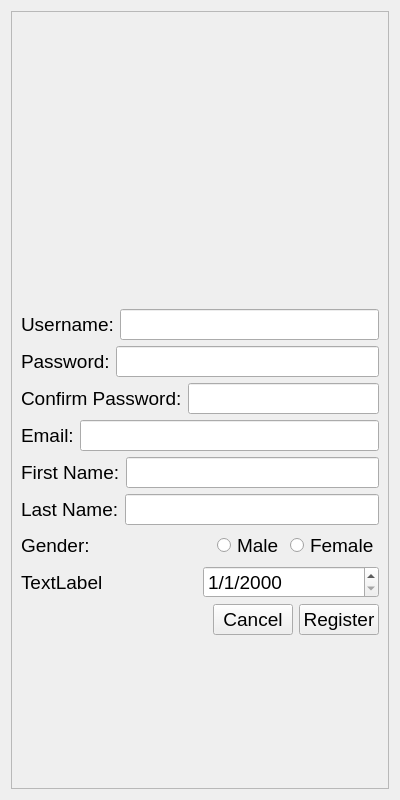
<?xml version="1.0" encoding="UTF-8"?>
<ui version="4.0">
 <class>RegisterPage</class>
 <widget class="QWidget" name="RegisterPage">
  <property name="geometry">
   <rect>
    <x>0</x>
    <y>0</y>
    <width>400</width>
    <height>800</height>
   </rect>
  </property>
  <property name="windowTitle">
   <string>Form</string>
  </property>
  <layout class="QVBoxLayout" name="verticalLayout">
   <property name="sizeConstraint">
    <enum>QLayout::SetMinimumSize</enum>
   </property>
   <item>
    <widget class="QScrollArea" name="scrollArea">
     <property name="sizePolicy">
      <sizepolicy hsizetype="MinimumExpanding" vsizetype="Expanding">
       <horstretch>0</horstretch>
       <verstretch>0</verstretch>
      </sizepolicy>
     </property>
     <property name="minimumSize">
      <size>
       <width>300</width>
       <height>0</height>
      </size>
     </property>
     <property name="horizontalScrollBarPolicy">
      <enum>Qt::ScrollBarAlwaysOff</enum>
     </property>
     <property name="widgetResizable">
      <bool>true</bool>
     </property>
     <widget class="QWidget" name="scrollAreaWidgetContents">
      <property name="geometry">
       <rect>
        <x>0</x>
        <y>0</y>
        <width>380</width>
        <height>780</height>
       </rect>
      </property>
      <property name="sizePolicy">
       <sizepolicy hsizetype="Expanding" vsizetype="Preferred">
        <horstretch>0</horstretch>
        <verstretch>0</verstretch>
       </sizepolicy>
      </property>
      <layout class="QVBoxLayout" name="verticalLayout_2">
       <property name="sizeConstraint">
        <enum>QLayout::SetMinimumSize</enum>
       </property>
       <item>
        <spacer name="verticalSpacer_2">
         <property name="orientation">
          <enum>Qt::Vertical</enum>
         </property>
         <property name="sizeHint" stdset="0">
          <size>
           <width>20</width>
           <height>40</height>
          </size>
         </property>
        </spacer>
       </item>
       <item>
        <spacer name="verticalSpacer_3">
         <property name="orientation">
          <enum>Qt::Vertical</enum>
         </property>
         <property name="sizeHint" stdset="0">
          <size>
           <width>20</width>
           <height>40</height>
          </size>
         </property>
        </spacer>
       </item>
       <item>
        <layout class="QHBoxLayout" name="usernameLayout">
         <property name="sizeConstraint">
          <enum>QLayout::SetMinimumSize</enum>
         </property>
         <item>
          <widget class="QLabel" name="usernameLabel">
           <property name="minimumSize">
            <size>
             <width>0</width>
             <height>0</height>
            </size>
           </property>
           <property name="font">
            <font>
             <pointsize>14</pointsize>
            </font>
           </property>
           <property name="text">
            <string>Username:</string>
           </property>
          </widget>
         </item>
         <item>
          <widget class="QLineEdit" name="usernameField">
           <property name="minimumSize">
            <size>
             <width>0</width>
             <height>0</height>
            </size>
           </property>
           <property name="font">
            <font>
             <pointsize>14</pointsize>
            </font>
           </property>
          </widget>
         </item>
        </layout>
       </item>
       <item>
        <layout class="QHBoxLayout" name="passwordLayout">
         <property name="sizeConstraint">
          <enum>QLayout::SetMinimumSize</enum>
         </property>
         <item>
          <widget class="QLabel" name="passwordLabel">
           <property name="minimumSize">
            <size>
             <width>0</width>
             <height>0</height>
            </size>
           </property>
           <property name="font">
            <font>
             <pointsize>14</pointsize>
            </font>
           </property>
           <property name="text">
            <string>Password:</string>
           </property>
          </widget>
         </item>
         <item>
          <widget class="QLineEdit" name="passwordField">
           <property name="minimumSize">
            <size>
             <width>0</width>
             <height>0</height>
            </size>
           </property>
           <property name="font">
            <font>
             <pointsize>14</pointsize>
            </font>
           </property>
           <property name="echoMode">
            <enum>QLineEdit::Password</enum>
           </property>
          </widget>
         </item>
        </layout>
       </item>
       <item>
        <layout class="QHBoxLayout" name="confirmPasswordLayout">
         <property name="sizeConstraint">
          <enum>QLayout::SetMinimumSize</enum>
         </property>
         <item>
          <widget class="QLabel" name="confirmPasswordLabel">
           <property name="minimumSize">
            <size>
             <width>0</width>
             <height>0</height>
            </size>
           </property>
           <property name="font">
            <font>
             <pointsize>14</pointsize>
            </font>
           </property>
           <property name="text">
            <string>Confirm Password:</string>
           </property>
          </widget>
         </item>
         <item>
          <widget class="QLineEdit" name="confirmPasswordField">
           <property name="minimumSize">
            <size>
             <width>0</width>
             <height>0</height>
            </size>
           </property>
           <property name="font">
            <font>
             <pointsize>14</pointsize>
            </font>
           </property>
           <property name="echoMode">
            <enum>QLineEdit::Password</enum>
           </property>
          </widget>
         </item>
        </layout>
       </item>
       <item>
        <layout class="QHBoxLayout" name="emailLayout">
         <property name="sizeConstraint">
          <enum>QLayout::SetMinimumSize</enum>
         </property>
         <item>
          <widget class="QLabel" name="emailLabel">
           <property name="minimumSize">
            <size>
             <width>0</width>
             <height>0</height>
            </size>
           </property>
           <property name="font">
            <font>
             <pointsize>14</pointsize>
            </font>
           </property>
           <property name="text">
            <string>Email:</string>
           </property>
          </widget>
         </item>
         <item>
          <widget class="QLineEdit" name="emailField">
           <property name="minimumSize">
            <size>
             <width>0</width>
             <height>0</height>
            </size>
           </property>
           <property name="font">
            <font>
             <pointsize>14</pointsize>
            </font>
           </property>
          </widget>
         </item>
        </layout>
       </item>
       <item>
        <layout class="QHBoxLayout" name="firstNameLayout">
         <property name="sizeConstraint">
          <enum>QLayout::SetMinimumSize</enum>
         </property>
         <item>
          <widget class="QLabel" name="firstNameLabel">
           <property name="minimumSize">
            <size>
             <width>0</width>
             <height>0</height>
            </size>
           </property>
           <property name="font">
            <font>
             <pointsize>14</pointsize>
            </font>
           </property>
           <property name="text">
            <string>First Name:</string>
           </property>
          </widget>
         </item>
         <item>
          <widget class="QLineEdit" name="firstNameField">
           <property name="minimumSize">
            <size>
             <width>0</width>
             <height>0</height>
            </size>
           </property>
           <property name="font">
            <font>
             <pointsize>14</pointsize>
            </font>
           </property>
          </widget>
         </item>
        </layout>
       </item>
       <item>
        <layout class="QHBoxLayout" name="lastNameLayout">
         <property name="sizeConstraint">
          <enum>QLayout::SetMinimumSize</enum>
         </property>
         <item>
          <widget class="QLabel" name="lastNameLabel">
           <property name="minimumSize">
            <size>
             <width>0</width>
             <height>0</height>
            </size>
           </property>
           <property name="font">
            <font>
             <pointsize>14</pointsize>
            </font>
           </property>
           <property name="text">
            <string>Last Name:</string>
           </property>
          </widget>
         </item>
         <item>
          <widget class="QLineEdit" name="lastNameField">
           <property name="minimumSize">
            <size>
             <width>0</width>
             <height>0</height>
            </size>
           </property>
           <property name="font">
            <font>
             <pointsize>14</pointsize>
            </font>
           </property>
          </widget>
         </item>
        </layout>
       </item>
       <item>
        <layout class="QHBoxLayout" name="genderLayout">
         <property name="sizeConstraint">
          <enum>QLayout::SetMinimumSize</enum>
         </property>
         <item>
          <widget class="QLabel" name="genderLabel">
           <property name="minimumSize">
            <size>
             <width>0</width>
             <height>0</height>
            </size>
           </property>
           <property name="font">
            <font>
             <pointsize>14</pointsize>
            </font>
           </property>
           <property name="text">
            <string>Gender:</string>
           </property>
          </widget>
         </item>
         <item>
          <widget class="QRadioButton" name="maleButton">
           <property name="sizePolicy">
            <sizepolicy hsizetype="Fixed" vsizetype="Fixed">
             <horstretch>0</horstretch>
             <verstretch>0</verstretch>
            </sizepolicy>
           </property>
           <property name="minimumSize">
            <size>
             <width>0</width>
             <height>0</height>
            </size>
           </property>
           <property name="font">
            <font>
             <pointsize>14</pointsize>
            </font>
           </property>
           <property name="text">
            <string>Male</string>
           </property>
          </widget>
         </item>
         <item>
          <widget class="QRadioButton" name="femaleButton">
           <property name="sizePolicy">
            <sizepolicy hsizetype="Fixed" vsizetype="Fixed">
             <horstretch>0</horstretch>
             <verstretch>0</verstretch>
            </sizepolicy>
           </property>
           <property name="minimumSize">
            <size>
             <width>0</width>
             <height>0</height>
            </size>
           </property>
           <property name="font">
            <font>
             <pointsize>14</pointsize>
            </font>
           </property>
           <property name="text">
            <string>Female</string>
           </property>
          </widget>
         </item>
        </layout>
       </item>
       <item>
        <layout class="QHBoxLayout" name="dateOfBirthLayout">
         <property name="sizeConstraint">
          <enum>QLayout::SetMinimumSize</enum>
         </property>
         <item>
          <widget class="QLabel" name="dobLabel">
           <property name="minimumSize">
            <size>
             <width>0</width>
             <height>0</height>
            </size>
           </property>
           <property name="font">
            <font>
             <pointsize>14</pointsize>
            </font>
           </property>
           <property name="text">
            <string>TextLabel</string>
           </property>
          </widget>
         </item>
         <item>
          <widget class="QDateEdit" name="dobDatePicker">
           <property name="minimumSize">
            <size>
             <width>0</width>
             <height>0</height>
            </size>
           </property>
           <property name="font">
            <font>
             <pointsize>14</pointsize>
            </font>
           </property>
           <property name="displayFormat">
            <string>M/d/yyyy</string>
           </property>
          </widget>
         </item>
        </layout>
       </item>
       <item>
        <layout class="QHBoxLayout" name="registerLayout">
         <property name="sizeConstraint">
          <enum>QLayout::SetMinimumSize</enum>
         </property>
         <item>
          <spacer name="horizontalSpacer">
           <property name="orientation">
            <enum>Qt::Horizontal</enum>
           </property>
           <property name="sizeHint" stdset="0">
            <size>
             <width>40</width>
             <height>20</height>
            </size>
           </property>
          </spacer>
         </item>
         <item>
          <widget class="QPushButton" name="cancelButton">
           <property name="font">
            <font>
             <pointsize>14</pointsize>
            </font>
           </property>
           <property name="text">
            <string>Cancel</string>
           </property>
          </widget>
         </item>
         <item>
          <widget class="QPushButton" name="registerButton">
           <property name="minimumSize">
            <size>
             <width>0</width>
             <height>0</height>
            </size>
           </property>
           <property name="font">
            <font>
             <pointsize>14</pointsize>
            </font>
           </property>
           <property name="text">
            <string>Register</string>
           </property>
          </widget>
         </item>
        </layout>
       </item>
       <item>
        <spacer name="verticalSpacer">
         <property name="orientation">
          <enum>Qt::Vertical</enum>
         </property>
         <property name="sizeHint" stdset="0">
          <size>
           <width>20</width>
           <height>40</height>
          </size>
         </property>
        </spacer>
       </item>
      </layout>
     </widget>
    </widget>
   </item>
  </layout>
 </widget>
 <resources/>
 <connections/>
</ui>
